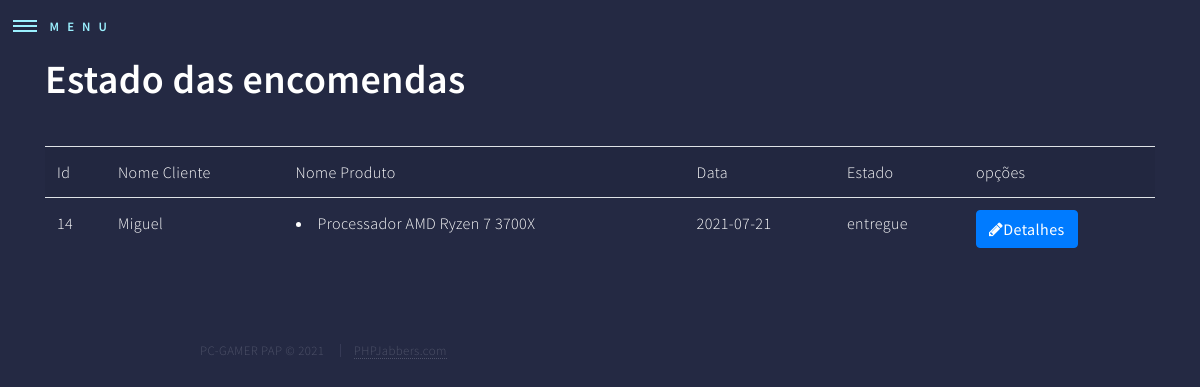
The page /admin/listaEstadoCompras.php on the database as committed earlier.
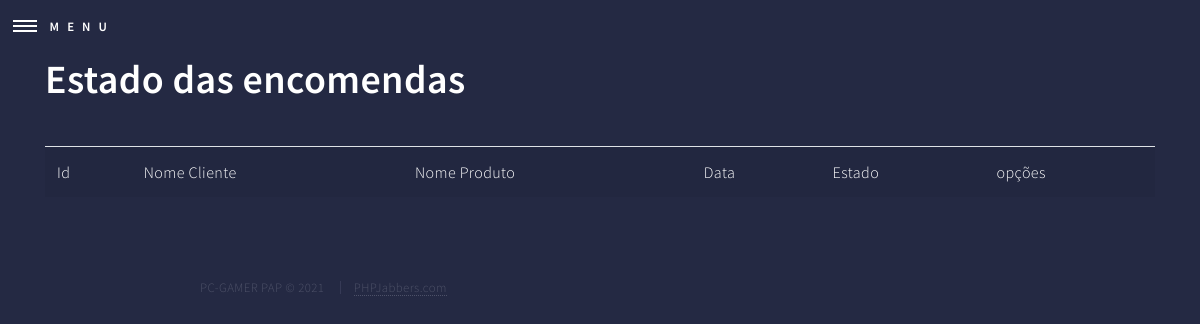
The same page on the database as committed later.
### tables this page shows
CREATE TABLE `encomendas` (
  `encomendaId` int(11) NOT NULL AUTO_INCREMENT,
  `encomendaData` date NOT NULL,
  `encomendaEstado` enum('preparacao','caminho','entregue') NOT NULL,
  `encomendaValorFinal` decimal(10,2) NOT NULL,
  `encomendaPerfilId` int(11) NOT NULL,
  PRIMARY KEY (`encomendaId`) USING BTREE,
  KEY `fk_encomendas_perfis1_idx` (`encomendaPerfilId`) USING BTREE,
  CONSTRAINT `fk_encomendas_perfis1` FOREIGN KEY (`encomendaPerfilId`) REFERENCES `perfis` (`perfilId`) ON DELETE NO ACTION ON UPDATE NO ACTION
);

CREATE TABLE `perfis` (
  `perfilId` int(11) NOT NULL,
  `perfilNome` varchar(45) NOT NULL,
  `perfilMorada` varchar(255) NOT NULL,
  `perfilTelefone` varchar(45) NOT NULL,
  `perfilEmail` varchar(45) NOT NULL,
  PRIMARY KEY (`perfilId`) USING BTREE,
  UNIQUE KEY `users_userId_UNIQUE` (`perfilId`) USING BTREE,
  KEY `fk_perfis_users1_idx` (`perfilId`) USING BTREE,
  CONSTRAINT `fk_perfis_users1` FOREIGN KEY (`perfilId`) REFERENCES `users` (`userId`) ON DELETE NO ACTION ON UPDATE NO ACTION
);

CREATE TABLE `encomendadetalhes` (
  `encomendaDetalheId` int(11) NOT NULL AUTO_INCREMENT,
  `encomendaDetalheEncomendaId` int(11) NOT NULL,
  `encomendaDetalheProdutoId` int(11) NOT NULL,
  `encomendaDetalhePreco` decimal(10,2) NOT NULL,
  `encomendaDetalheQuantidade` int(11) NOT NULL,
  PRIMARY KEY (`encomendaDetalheId`) USING BTREE,
  KEY `fk_encomendadetalhes_encomendas1_idx` (`encomendaDetalheEncomendaId`) USING BTREE,
  KEY `fk_encomendadetalhes_produtos1_idx` (`encomendaDetalheProdutoId`) USING BTREE,
  CONSTRAINT `fk_encomendadetalhes_encomendas1` FOREIGN KEY (`encomendaDetalheEncomendaId`) REFERENCES `encomendas` (`encomendaId`) ON DELETE NO ACTION ON UPDATE NO ACTION,
  CONSTRAINT `fk_encomendadetalhes_produtos1` FOREIGN KEY (`encomendaDetalheProdutoId`) REFERENCES `produtos` (`produtoId`) ON DELETE NO ACTION ON UPDATE NO ACTION
);

CREATE TABLE `produtos` (
  `produtoId` int(11) NOT NULL AUTO_INCREMENT,
  `produtoNome` varchar(255) NOT NULL,
  `produtoImagemURL` varchar(255) NOT NULL,
  `produtoDescricao` text NOT NULL,
  `produtoPreco` decimal(10,2) NOT NULL,
  `produtoCategoriaId` int(11) NOT NULL,
  `produtoDestaque` enum('sim','nao') NOT NULL DEFAULT 'nao',
  PRIMARY KEY (`produtoId`) USING BTREE,
  KEY `fk_produtos_categorias1_idx` (`produtoCategoriaId`) USING BTREE,
  CONSTRAINT `fk_produtos_categorias1` FOREIGN KEY (`produtoCategoriaId`) REFERENCES `categorias` (`categoriaId`) ON DELETE NO ACTION ON UPDATE NO ACTION
);

### admin/listaEstadoCompras.php (the view, shortened to what this page needs)
<?php
include_once("includes/body.inc.php");
$con=mysqli_connect("localhost","root","","pap2021pcgammer");
$con->set_charset("utf8");
$sql="Select * from encomendas inner join perfis on perfilId=encomendaPerfilId ";
$result=mysqli_query($con,$sql);
top();
?>
<div class="container">
    <h1>Estado das encomendas</h1>
    <table class='table table-striped' width="100%">
        <tr>
            <th>Id</th>
            <th>Nome Cliente</th>
            <th>Nome Produto</th>
            <th>Data</th>
            <th>Estado</th>
            <th colspan="2">opções</th>
        </tr>
        <?php
        while($dados=mysqli_fetch_array($result)){
            ?>
            <tr>
                <td><?php echo $dados['encomendaId']?></td>
                <td><?php echo $dados['perfilNome']?></td>
                <td>
                    <?php
                    $sql="Select * from encomendadetalhes inner join produtos on produtoId=encomendaDetalheProdutoId ";
                    $sql.=" where encomendaDetalheEncomendaId=".$dados['encomendaId'];
                    $resultPrd=mysqli_query($con,$sql);
                    while($dadosPrd=mysqli_fetch_array($resultPrd)) {
                        echo '<li>' . $dadosPrd['produtoNome'] . '</li>';
                    }
                    ?>
                </td>
                <td><?php echo $dados['encomendaData']?></td>
                <td><?php echo $dados['encomendaEstado']?></td>
                <td>
                    <?php
                        if($dados['encomendaEstado']=='entregue'){
                    ?>
                    <a class='btn btn-primary btn-xs' href="verEncomenda.php?id=<?php echo $dados['encomendaId']?>">
                        <i class='fa fa-pencil'></i>Detalhes</a>
                    <?php
                        }
                    ?>
                </td>
            </tr>
            <?php
        }
        ?>
    </table>
</div>
<?php
Bottom();
?>

### admin/includes/body.inc.php (shortened to what this page needs)
<?php
function top()
{
    ?>
    <!DOCTYPE HTML>
    <html>
    <head>
        <link rel="stylesheet" href="assets/bootstrap/css/bootstrap.min.css" />
        <link rel="stylesheet" href="assets/css/main.css" />
    </head>
    <body class="is-preload">
    <body id="wrapper">
        <header id="header" class="alt">
                <nav>
                     <a  href="#menu">Menu</a>
                </nav>
        </header>
    <?php
}
?>
<?php
    function Bottom($menu = HOME, $idPrd=-1){
    ?>
        <footer id="footer">
            <div class="inner">
                <ul class="copyright">
                    <li>PC-GAMER PAP © 2021</li>
                    <li> <a href="https://www.phpjabbers.com/">PHPJabbers.com</a></li>
                </ul>
            </div>
        </footer>
        </body>
    </HTML>
<?php
}
?>

Rows that differ between the two databases and show on the page:
removed encomendas: encomendaId "14", encomendaPerfilId.perfilNome "Miguel", encomendaData "2021-07-21", encomendaEstado "entregue"
removed encomendadetalhes: encomendaDetalheProdutoId.produtoNome "Processador AMD Ryzen 7 3700X"
